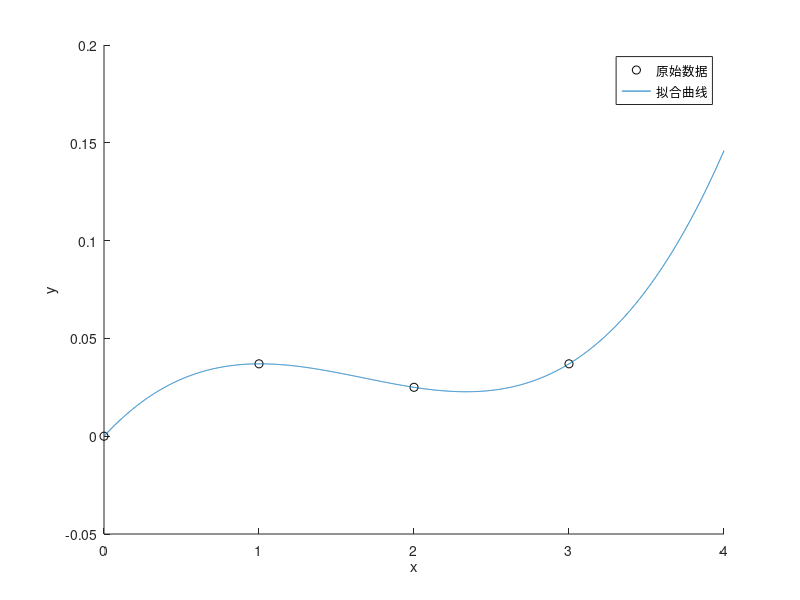

Source code (MATLAB):
clc,clear
x=[0,1,2,3];
%y=[0,0.075,0.086,0.052,0.0024];
y=[0,0.037,0.025,0.037];
figure
scatter(x,y,'k');                                                      %画出原始数据散点图
hold on

duoxiangshi = polyfit(x,y,3); %3次拟合 降幂排列
disp(duoxiangshi);
xi = 0:0.001:4.0;
yi = polyval(duoxiangshi,xi);   %多项式求值
plot(xi,yi);         %观测数据点
hold on

xlabel('x');
ylabel('y');
legend('原始数据','拟合曲线');